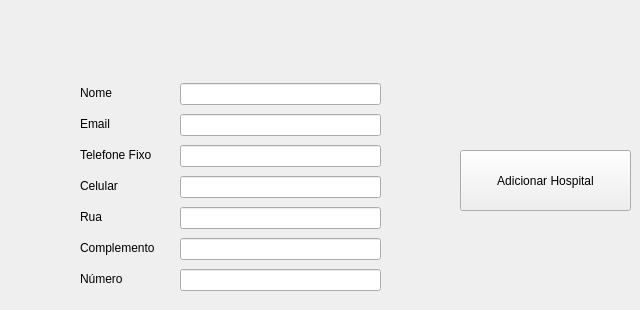
      <widget class="QWidget" name="tr_general_vision_tab_5">
       <attribute name="title">
        <string>Adicionar</string>
       </attribute>
       <widget class="QPushButton" name="botao_adicionar_hospital">
        <property name="geometry">
         <rect>
          <x>460</x>
          <y>150</y>
          <width>171</width>
          <height>61</height>
         </rect>
        </property>
        <property name="text">
         <string>Adicionar Hospital</string>
        </property>
       </widget>
       <widget class="QWidget" name="">
        <property name="geometry">
         <rect>
          <x>80</x>
          <y>80</y>
          <width>91</width>
          <height>211</height>
         </rect>
        </property>
        <layout class="QVBoxLayout" name="verticalLayout_15">
         <item>
          <widget class="QLabel" name="label_clients_phone_4">
           <property name="text">
            <string>Nome</string>
           </property>
          </widget>
         </item>
         <item>
          <widget class="QLabel" name="label_clients_address_4">
           <property name="text">
            <string>Email</string>
           </property>
          </widget>
         </item>
         <item>
          <widget class="QLabel" name="label_clients_name_12">
           <property name="text">
            <string>Telefone Fixo</string>
           </property>
          </widget>
         </item>
         <item>
          <widget class="QLabel" name="label_clients_name_11">
           <property name="text">
            <string>Celular</string>
           </property>
          </widget>
         </item>
         <item>
          <widget class="QLabel" name="label_clients_email_19">
           <property name="text">
            <string>Rua</string>
           </property>
          </widget>
         </item>
         <item>
          <widget class="QLabel" name="label_clients_email_18">
           <property name="text">
            <string>Complemento</string>
           </property>
          </widget>
         </item>
         <item>
          <widget class="QLabel" name="label_clients_email_20">
           <property name="text">
            <string>Número</string>
           </property>
          </widget>
         </item>
        </layout>
       </widget>
       <widget class="QWidget" name="">
        <property name="geometry">
         <rect>
          <x>180</x>
          <y>80</y>
          <width>201</width>
          <height>221</height>
         </rect>
        </property>
        <layout class="QVBoxLayout" name="verticalLayout_16">
         <item>
          <widget class="QLineEdit" name="entrada_nome_hospital"/>
         </item>
         <item>
          <widget class="QLineEdit" name="entrada_email_hospital"/>
         </item>
         <item>
          <widget class="QLineEdit" name="entrada_telefone_hospital"/>
         </item>
         <item>
          <widget class="QLineEdit" name="entrada_celular_hospital"/>
         </item>
         <item>
          <widget class="QLineEdit" name="entrada_rua_hospital">
           <property name="text">
            <string/>
           </property>
          </widget>
         </item>
         <item>
          <widget class="QLineEdit" name="entrada_complemento_hospital"/>
         </item>
         <item>
          <widget class="QLineEdit" name="entrada_numero_hospital"/>
         </item>
        </layout>
       </widget>
      </widget>
